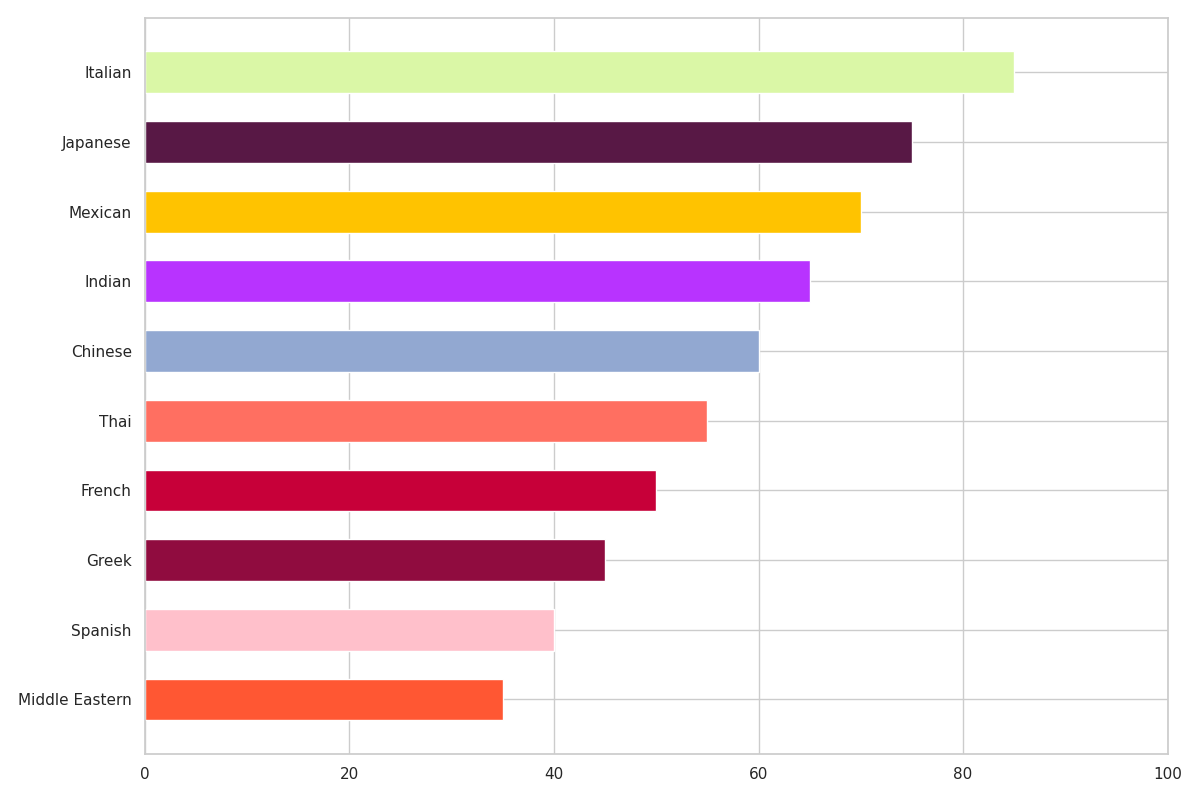

This figure's Python source:
import matplotlib.pyplot as plt
import numpy as np

cuisines = ["Italian", "Japanese", "Mexican", "Indian", "Chinese", "Thai", "French", "Greek", "Spanish", "Middle Eastern"]
popularity_scores = np.array([85, 75, 70, 65, 60, 55, 50, 45, 40, 35])

# Manually shuffled the colors
colors = ['#DAF7A6', '#581845', '#FFC300', '#B833FF', '#92A8D1', '#FF6F61', '#C70039', '#900C3F', '#FFC0CB', '#FF5733']

fig, ax = plt.subplots(figsize=(12, 8))
ax.barh(cuisines, popularity_scores, color=colors, height=0.6)

ax.invert_yaxis()
ax.set_xlim(0, 100)

plt.tight_layout()
plt.show()
